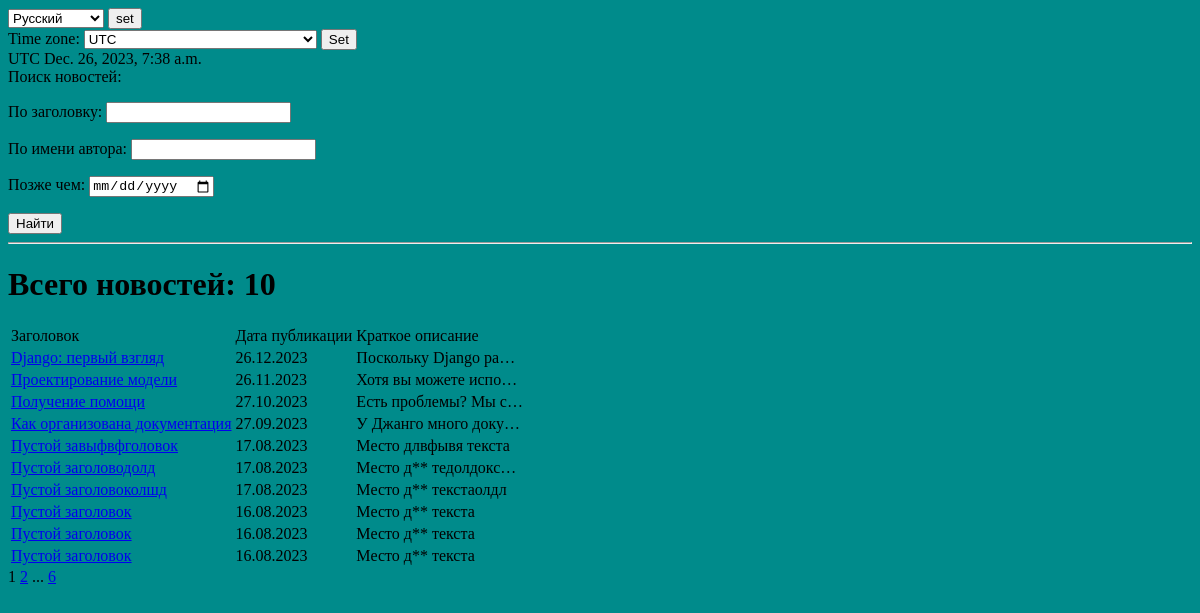
Page /news/search/ on the earlier database version.
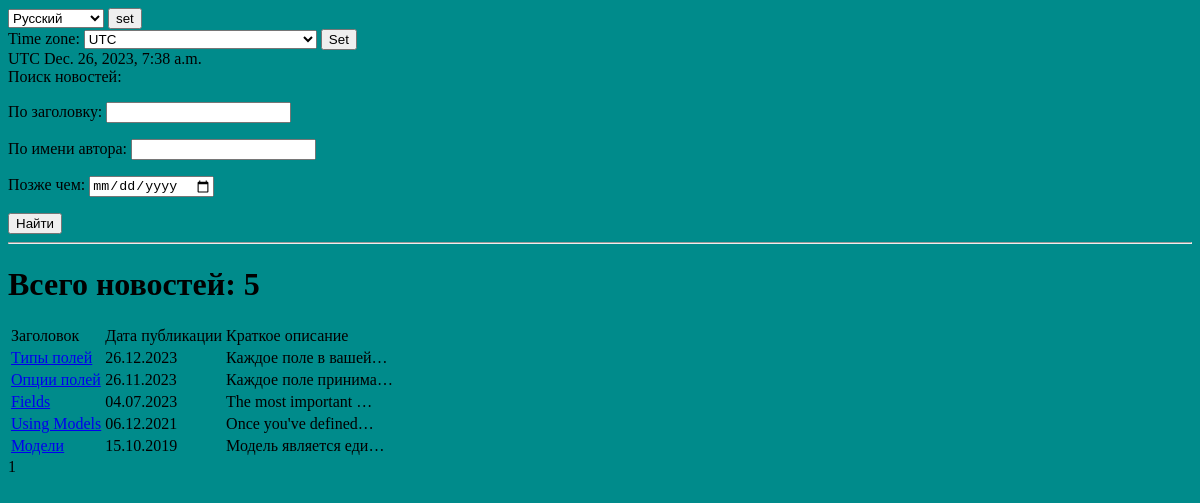
Same page on the later database version.
### news/models.py (models this page shows, shortened)
class Post(models.Model):
    news = "NE"
    article = "AR"
    POST_TYPES = [
        (news, 'Новость'),
        (article, 'Статья')
    ]
    author = models.ForeignKey(Author, on_delete=models.PROTECT, verbose_name='Автор')
    post_type = models.CharField(max_length=2, choices=POST_TYPES, default=article, verbose_name='Вид поста')
    time_create = models.DateTimeField(auto_now_add=True, verbose_name='Дата создания')
    time_update = models.DateTimeField(auto_now=True, verbose_name='Дата изменения')
    categories = models.ManyToManyField(Category, through=PostCategory)
    title = models.CharField(max_length=72, default="Пустой заголовок", verbose_name='Заголовок')
    content = models.CharField(max_length=2048, default='Место для текста', verbose_name='Контент')
    rating = models.IntegerField(default=0)

### news/views.py (the view)
# urls.py: path('search/', PostSearch.as_view(), name='post_search'),
class PostSearch(ListView):
    model = Post
    ordering = '-time_create'
    template_name = 'search_news.html'
    context_object_name = 'search_news'
    paginate_by = 10
    def get_queryset(self):
        queryset = super().get_queryset()
        self.filterset = PostFilter(self.request.GET, queryset)
        return self.filterset.qs
    def get_context_data(self, **kwargs):
        context = super().get_context_data(**kwargs)
        context['filterset'] = self.filterset
        context['current_time'] = timezone.now()
        context['timezones'] = pytz.common_timezones
        return context

### templates/search_news.html (shortened to what this page needs)
{% extends 'flatpages/default.html' %}
{% load censor_filter %}
{% block content %}
Поиск новостей:
   <form action="" method="get">
       {{ filterset.form.as_p }}
       <input type="submit" value='Найти' />
   </form>
<hr>
{% if search_news %}
<h1>Всего новостей: {{ search_news|length }}</h1>
    <table>
        <tr>
            <td>Заголовок</td>
            <td>Дата публикации</td>
            <td>Краткое описание</td>
        </tr>
        {% for news in search_news %}
        <tr>
            <td> <a href="http://127.0.0.1:8000/news/{{ news.pk }}"> {{ news.title|censor:news.title }}</a></td>
            <td>{{ news.time_create|date:'d.m.Y' }}</td>
            <td>{{ news.content|truncatechars:20|censor:news.content }}</td>
        </tr>
        {% endfor %}
    </table>
{% else %}
    <h2>Новостей нет!</h2>
{% endif %}
   {{ page_obj.number }}
   {% if page_obj.has_next %}
       <a href="?page={{ page_obj.next_page_number }}">{{ page_obj.next_page_number }}</a>
       {% if paginator.num_pages != page_obj.next_page_number %}
           ...
           <a href="?page={{ page_obj.paginator.num_pages }}">{{ page_obj.paginator.num_pages }}</a>
       {% endif %}
   {% endif %}
{% endblock content %}

Differences in the rows shown:
removed Post: title|censor "Получение помощи", time_create "27.10.2023", content|censor "Есть проблемы? Мы с…"
removed Post: title|censor "Как организована документация", time_create "27.09.2023", content|censor "У Джанго много доку…"
removed Post: title|censor "Пустой завыфвфголовок", time_create "17.08.2023", content|censor "Место длвфывя текста"
removed Post: title|censor "Пустой заголоводолд", time_create "17.08.2023", content|censor "Место д** тедолдокс…"
removed Post: title|censor "Пустой заголовоколшд", time_create "17.08.2023", content|censor "Место д** текстаолдл"
removed Post: title|censor "Пустой заголовок", time_create "16.08.2023", content|censor "Место д** текста"
removed Post: title|censor "Пустой заголовок", time_create "16.08.2023", content|censor "Место д** текста"
removed Post: title|censor "Пустой заголовок", time_create "16.08.2023", content|censor "Место д** текста"
changed Post: title|censor "Django: первый взгляд" → "Типы полей"; content|censor "Поскольку Django ра…" → "Каждое поле в вашей…"
changed Post: title|censor "Проектирование модели" → "Опции полей"; content|censor "Хотя вы можете испо…" → "Каждое поле принима…"
now on this page (row edited): Post: title|censor "Fields", time_create "04.07.2023", content|censor "The most important …"
now on this page (row edited): Post: title|censor "Using Models", time_create "06.12.2021", content|censor "Once you've defined…"
now on this page (row edited): Post: title|censor "Модели", time_create "15.10.2019", content|censor "Модель является еди…"
Other differences:
{{ search_news|length }}: "10" → "5"
{{ page_obj.next_page_number }}: "2" → (not shown)
{{ page_obj.paginator.num_pages }}: "6" → (not shown)
